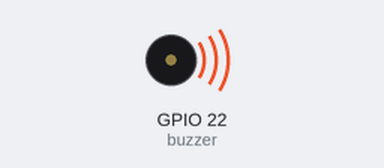
Recording of a program running on a simulated Raspberry Pi (BCM pin numbers). On the bench: buzzer (waves = sounding, pin HIGH).

Above: at 0.05 s.
Timing chart, 0 to 3.0 s (numbered marks = the images above):
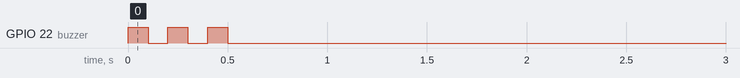

The program:

buzzer.py
```python
from gpiozero import Buzzer

buzzer = Buzzer(22)

def buzzer_onesecond():
    buzzer.beep(on_time=0.1, off_time=0.1, n=3)

counter = 0
while True:
    if(counter < 1):
        buzzer_onesecond()
        counter = counter + 1

    
```

Measured:
- by itself, GPIO 22 (buzzer): alternates HIGH for 0.10 s and LOW for 0.10 s, 6 changes in all, then stays LOW
